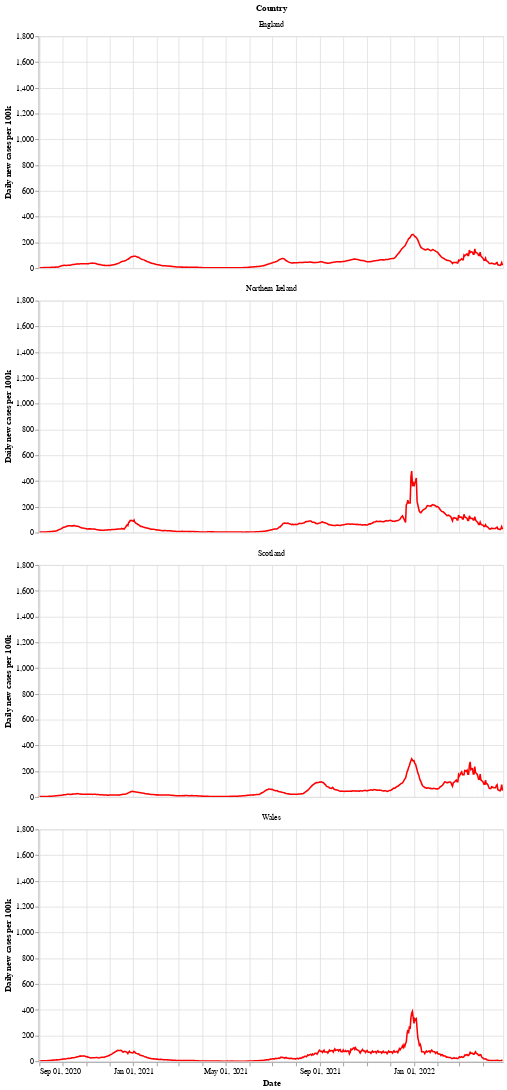

Notebook code cell kept with this figure:
### Markdown cell above
Next is a bar chart of the number of new cases in each country (per 100k population), with the 7 day moving average of cases. Again we see that Wales saw a longer period of raising and falling cases compared to the other countries.

After a period of cases falling, each nation is now seeing a rise in the number of cases - especially in Wales.

### Code cell
# collapse
bars = alt.Chart(uk_cases).mark_bar().encode(
    x=alt.X("yearmonthdate(date):T", axis=alt.Axis(title='Date')),
    y=alt.Y("newCasesRate:Q", axis=alt.Axis(title='Daily new cases per 100k')),
    tooltip='newCasesRate',
    color=alt.condition(
        alt.datum.dailyChange > 0,
        alt.value("orange"),  # The positive color
        alt.value("blue")  # The negative color
    )
).properties(title='New cases per 100k population with rolling 7 day average', width=600).interactive()
line = alt.Chart(uk_cases).mark_line(
    color='red',
    size=2,
).transform_window(
    rolling_mean='mean(newCasesRate)',
    frame=[0, 7],
    groupby=['areaName']
).encode(
    x='yearmonthdate(date):T',
    y='rolling_mean:Q'
)
alt.layer(line, bars, data=uk_cases).facet(alt.Row('areaName', title='Country'), columns=1)

### Figure 1 — Vega-Lite specification as saved in the notebook (floating-point values rounded to 4 significant figures; data arrays with more than 128 entries replaced by an {"elided": "..."} marker saying what was removed)
{"config": {"view": {"continuousWidth": 400, "continuousHeight": 300}}, "data": {"name": "data-f8f9d6695a1fc92ca6ae34fd34a0b359"}, "facet": {"type": "nominal", "field": "areaName", "title": "Country"}, "spec": {"layer": [{"mark": {"type": "line", "color": "red", "size": 2}, "encoding": {"x": {"type": "temporal", "field": "date", "timeUnit": "yearmonthdate"}, "y": {"type": "quantitative", "field": "rolling_mean"}}, "transform": [{"window": [{"op": "mean", "field": "newCasesRate", "as": "rolling_mean"}], "frame": [0, 7], "groupby": ["areaName"]}]}, {"mark": "bar", "encoding": {"color": {"condition": {"value": "orange", "test": "(datum.dailyChange > 0)"}, "value": "blue"}, "tooltip": {"type": "quantitative", "field": "newCasesRate"}, "x": {"type": "temporal", "axis": {"title": "Date"}, "field": "date", "timeUnit": "yearmonthdate"}, "y": {"type": "quantitative", "axis": {"title": "Daily new cases per 100k"}, "field": "newCasesRate"}}, "selection": {"selector002": {"type": "interval", "bind": "scales", "encodings": ["x", "y"]}}, "title": "New cases per 100k population with rolling 7 day average", "width": 600}]}, "columns": 1, "$schema": "https://vega.github.io/schema/vega-lite/v4.8.1.json", "datasets": {"data-f8f9d6695a1fc92ca6ae34fd34a0b359": {"elided": "2412 records"}}}
